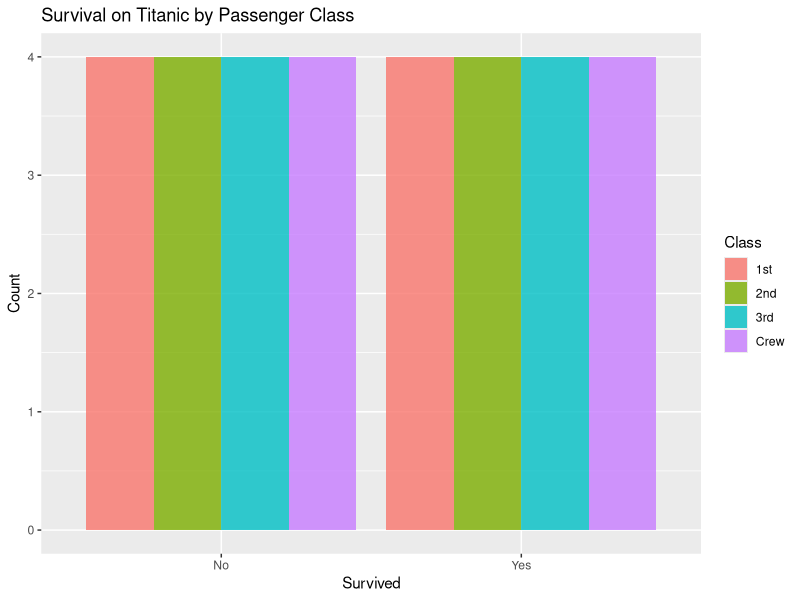
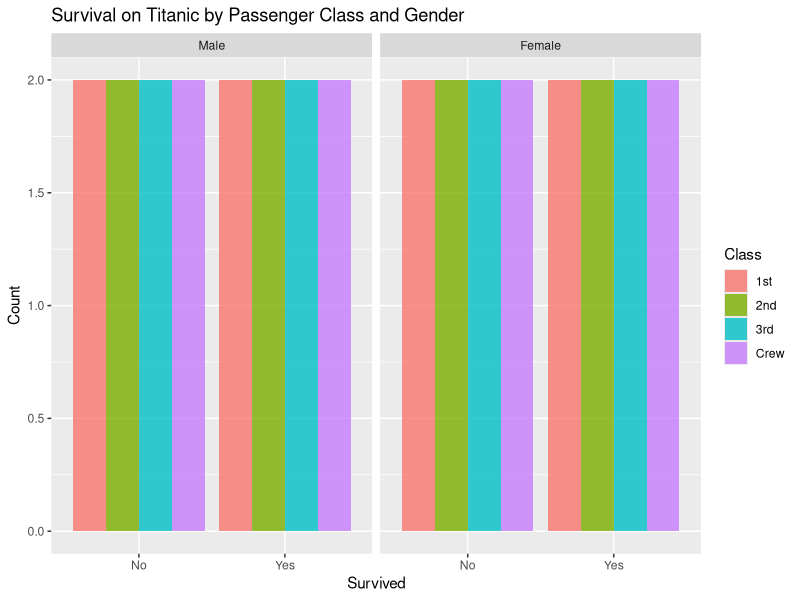

Reproduce these figures in R, in order.
# Load the Titanic dataset
data(Titanic)

# Convert the dataset to a data frame
titanic_df <- as.data.frame(Titanic)

# Bar chart to show details of “Survived” on the Titanic based on passenger Class
library(ggplot2)
ggplot(titanic_df, aes(x=Survived, fill=Class)) + 
  geom_bar(position="dodge", alpha=0.8) +
  labs(title="Survival on Titanic by Passenger Class", x="Survived", y="Count")

# Modify the above plot based on gender of people who survived
ggplot(titanic_df, aes(x=Survived, fill=Class)) + 
  geom_bar(position="dodge", alpha=0.8) +
  facet_wrap(~Sex) +
  labs(title="Survival on Titanic by Passenger Class and Gender", x="Survived", y="Count")
